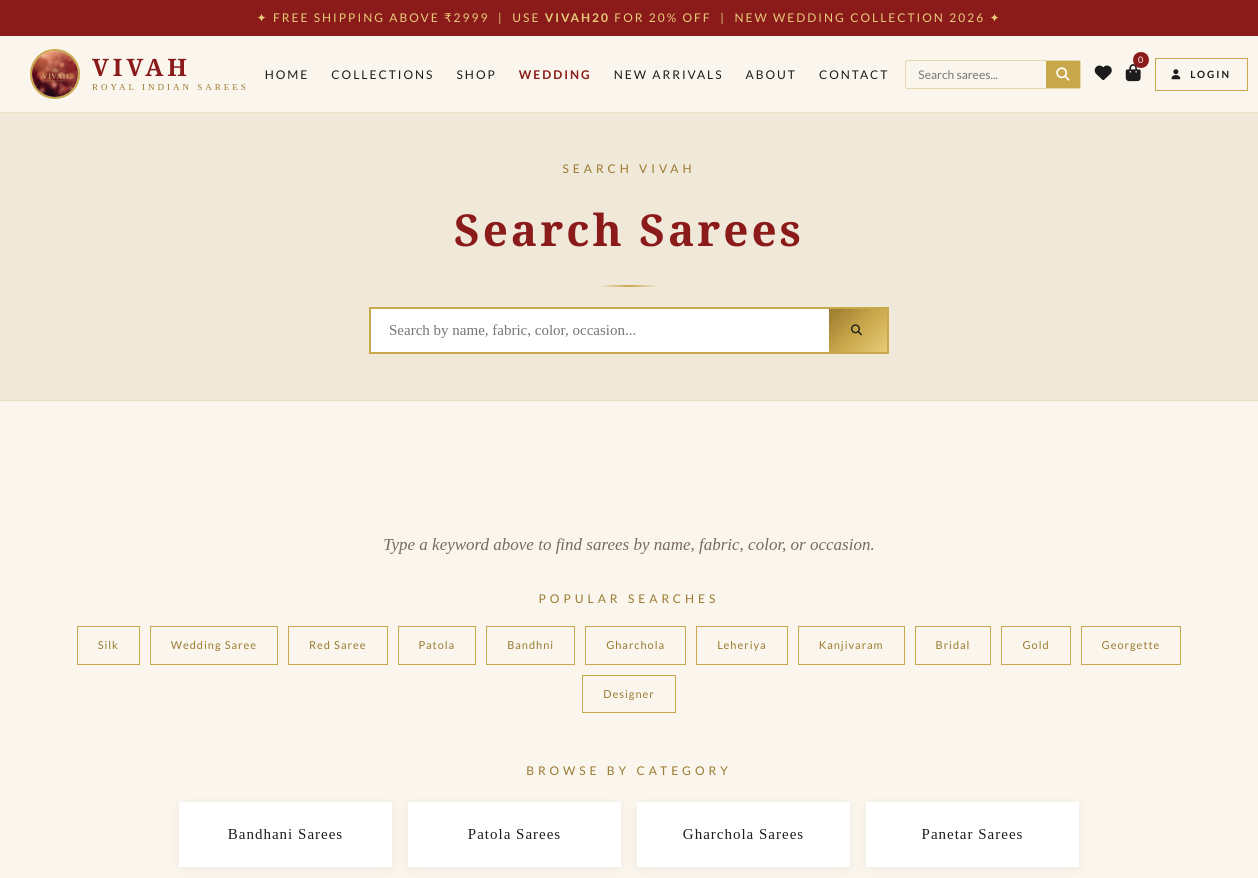
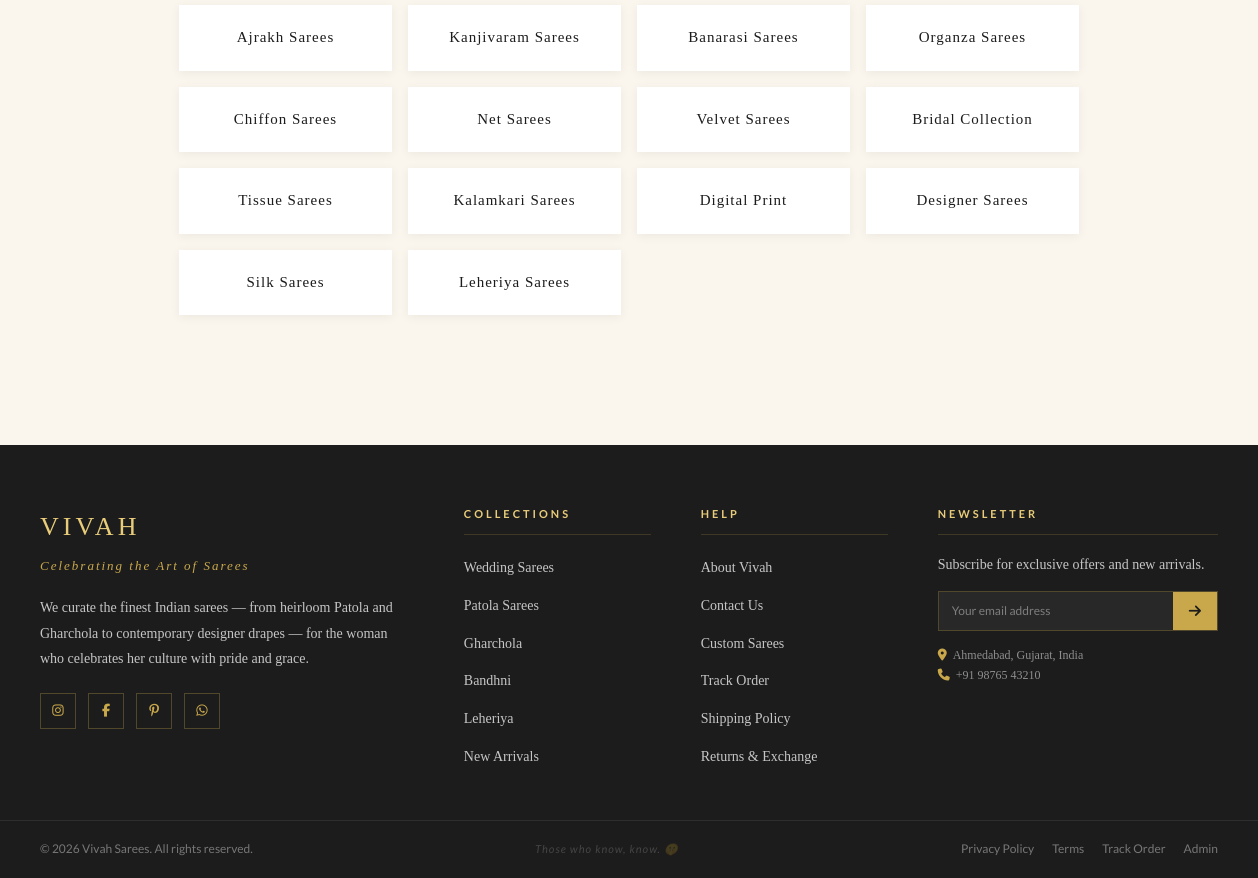
Screenshot of /search with the database file from the repository (2 pictures, top to bottom).
### app.py (models this page shows)
class Category(db.Model):
    id = db.Column(db.Integer, primary_key=True)
    name = db.Column(db.String(100), nullable=False)
    slug = db.Column(db.String(100), unique=True, nullable=False)
    description = db.Column(db.Text)
    image = db.Column(db.String(300))
    products = db.relationship('Product', backref='category', lazy=True)

### app.py (the view, shortened to what this page needs)
@app.route('/search')
def search():
    q = request.args.get('q','').strip()
    products = []
    categories = Category.query.all()
    wishlist = session.get('wishlist', [])
    return render_template('search.html', products=products, query=q, categories=categories, wishlist=wishlist)

### app.py (called while the page is built)
def current_user():
    uid = session.get('user_id')
    return User.query.get(uid) if uid else None

def is_admin(): return session.get('is_admin', False)

@app.context_processor
def inject_globals():
    user = current_user()
    cart_count = len(session.get('cart', []))
    wishlist_count = len(session.get('wishlist', []))
    return {'current_user': user, 'cart_count': cart_count,
            'wishlist_count': wishlist_count, 'is_admin': is_admin()}

### templates/search.html (shortened to what this page needs)
{% extends "base.html" %}
{% block content %}
<div style="background:var(--ivory-dark);padding:46px 40px;text-align:center;border-bottom:1px solid rgba(201,168,76,0.2);">
  <div class="section-label">Search Vivah</div>
  <h1 style="font-family:var(--font-heading);font-size:clamp(24px,4vw,44px);color:var(--crimson);letter-spacing:3px;">
    {% if query %}"{{ query }}"{% else %}Search Sarees{% endif %}
  </h1>
  <div class="section-divider"></div>
  <form action="{{ url_for('search') }}" method="GET" style="display:flex;justify-content:center;margin-top:20px;">
    <div style="display:flex;border:2px solid var(--gold);overflow:hidden;max-width:520px;width:100%;">
      <input type="text" name="q" value="{{ query }}" placeholder="Search by name, fabric, color, occasion..." autofocus
        style="flex:1;padding:13px 18px;border:none;background:white;font-family:var(--font-body);font-size:15px;outline:none;" />
      <button type="submit" class="btn btn-gold" style="border-radius:0;padding:13px 22px;"><i class="fas fa-search"></i></button>
    </div>
  </form>
</div>
<section class="section">
  <div class="container">
    {% if query %}
      {% if products %}
        <p style="font-family:var(--font-sans);font-size:13px;color:var(--warm-gray);margin-bottom:28px;letter-spacing:1px;">
          <i class="fas fa-check-circle" style="color:green;margin-right:6px;"></i>
          {{ products|length }} result{{ 's' if products|length != 1 }} found for "<strong>{{ query }}</strong>"
        </p>
        <div class="products-grid">
          {% for product in products %}
          <div class="product-card">
            <div class="product-img-wrap">
              {% if product.image %}
                <img src="{{ url_for('static', filename='images/products/' + product.image) }}" alt="{{ product.name }}" />
              {% else %}
                <div class="product-img-placeholder"><i class="fas fa-image"></i><span>{{ product.fabric or 'Saree' }}</span></div>
              {% endif %}
              <div class="product-badges">
                {% if product.is_new_arrival %}<span class="badge badge-new">New</span>{% endif %}
                {% if product.is_wedding %}<span class="badge badge-wedding">Wedding</span>{% endif %}
              </div>
              <div class="product-actions-hover">
                <button onclick="addToCart({{ product.id }})"><i class="fas fa-shopping-bag"></i> Add</button>
                <button onclick="window.location='/product/{{ product.id }}'"><i class="fas fa-eye"></i> View</button>
              </div>
            </div>
            <div class="product-info">
              <div class="category-tag">{{ product.category.name if product.category else 'Saree' }}</div>
              <h3>{{ product.name }}</h3>
              <div class="product-price">
                <span class="price-current">₹{{ "{:,.0f}".format(product.price) }}</span>
                {% if product.original_price and product.original_price > product.price %}<span class="price-original">₹{{ "{:,.0f}".format(product.original_price) }}</span>{% endif %}
              </div>
              {% if product.fabric %}<span class="product-fabric-tag">{{ product.fabric }}</span>{% endif %}
            </div>
          </div>
          {% endfor %}
        </div>
      {% else %}
        <div style="text-align:center;padding:80px 20px;">
          <i class="fas fa-search" style="font-size:64px;color:var(--gold);display:block;margin-bottom:20px;"></i>
          <h3 style="font-family:var(--font-heading);font-size:28px;color:var(--charcoal);margin-bottom:12px;">No results for "{{ query }}"</h3>
          <p style="color:var(--warm-gray);margin-bottom:30px;">Try different keywords — fabric, color, occasion, or category name.</p>
          <a href="{{ url_for('collections') }}" class="btn btn-gold">Browse All Collections</a>
        </div>
        <div style="margin-top:40px;text-align:center;">
          <div class="section-label">Try Searching For</div>
          <div style="display:flex;gap:10px;justify-content:center;flex-wrap:wrap;margin-top:14px;">
            {% for tag in ['Silk','Wedding','Red','Patola','Bandhni','Gharchola','Leheriya','Kanjivaram','Georgette','Gold'] %}
            <a href="{{ url_for('search') }}?q={{ tag }}"
               style="padding:8px 18px;border:1.5px solid var(--gold);font-family:var(--font-sans);font-size:11px;letter-spacing:1px;color:var(--gold-dark);transition:var(--transition);"
               onmouseover="this.style.background='var(--gold)';this.style.color='var(--charcoal)'"
               onmouseout="this.style.background='';this.style.color='var(--gold-dark)'">{{ tag }}</a>
            {% endfor %}
          </div>
        </div>
      {% endif %}
    {% else %}
      <div style="text-align:center;padding:50px 20px;">
        <p style="color:var(--warm-gray);font-size:17px;font-style:italic;margin-bottom:30px;">Type a keyword above to find sarees by name, fabric, color, or occasion.</p>
        <div class="section-label">Popular Searches</div>
        <div style="display:flex;gap:10px;justify-content:center;flex-wrap:wrap;margin-top:16px;">
          {% for tag in ['Silk','Wedding Saree','Red Saree','Patola','Bandhni','Gharchola','Leheriya','Kanjivaram','Bridal','Gold','Georgette','Designer'] %}
          <a href="{{ url_for('search') }}?q={{ tag }}"
             style="padding:9px 20px;border:1.5px solid var(--gold);font-family:var(--font-sans);font-size:11px;letter-spacing:1px;color:var(--gold-dark);transition:var(--transition);"
             onmouseover="this.style.background='var(--gold)';this.style.color='var(--charcoal)'"
             onmouseout="this.style.background='';this.style.color='var(--gold-dark)'">{{ tag }}</a>
          {% endfor %}
        </div>
        <div style="margin-top:48px;">
          <div class="section-label">Browse by Category</div>
          <div style="display:grid;grid-template-columns:repeat(auto-fill,minmax(180px,1fr));gap:16px;margin-top:20px;max-width:900px;margin-left:auto;margin-right:auto;">
            {% if categories %}{% for cat in categories %}
            <a href="{{ url_for('collection_detail', slug=cat.slug) }}"
               style="background:white;padding:20px;text-align:center;box-shadow:0 2px 10px rgba(0,0,0,0.06);font-family:var(--font-heading);font-size:15px;color:var(--charcoal);letter-spacing:1px;transition:var(--transition);"
               onmouseover="this.style.color='var(--crimson)';this.style.boxShadow='0 4px 20px rgba(0,0,0,0.12)'"
               onmouseout="this.style.color='var(--charcoal)';this.style.boxShadow='0 2px 10px rgba(0,0,0,0.06)'">
              {{ cat.name }}
            </a>
            {% endfor %}{% endif %}
          </div>
        </div>
      </div>
    {% endif %}
  </div>
</section>
{% endblock %}

### templates/base.html (style rules this page uses)
:root { --gold: #C9A84C; --gold-light: #E8CC7A; --gold-dark: #9A7A2E; --crimson: #8B1A1A; --crimson-light: #B22222; --ivory: #FAF6EE; --ivory-dark: #F0E9DA; --charcoal: #1C1C1C; --charcoal-light: #333333; --warm-gray: #7A6A5A; --font-heading: 'Cinzel', serif; --font-body: 'Cormorant Garamond', serif; --font-sans: 'Lato', sans-serif; --shadow: 0 4px 30px rgba(0,0,0,0.12); --shadow-gold: 0 4px 20px rgba(201,168,76,0.3); --transition: all 0.35s cubic-bezier(0.25,0.46,0.45,0.94); }
*,*::before,*::after { box-sizing:border-box;margin:0;padding:0 }
html { scroll-behavior:smooth }
body { font-family:var(--font-body);background:var(--ivory);color:var(--charcoal);font-size:17px;line-height:1.7;overflow-x:hidden }
a { text-decoration:none;color:inherit;transition:var(--transition) }
.section { padding:80px 40px }
.container { max-width:1400px;margin:0 auto }
.section-label { font-family:var(--font-sans);font-size:12px;letter-spacing:4px;text-transform:uppercase;color:var(--gold-dark);margin-bottom:12px }
.section-divider { width:60px;height:2px;background:linear-gradient(90deg,transparent,var(--gold),transparent);margin:18px auto }
.btn { display:inline-flex;align-items:center;gap:8px;padding:13px 30px;font-family:var(--font-sans);font-size:11px;letter-spacing:3px;text-transform:uppercase;font-weight:700;border:none;cursor:pointer;transition:var(--transition);position:relative;overflow:hidden }
.btn-gold { background:linear-gradient(135deg,var(--gold-dark),var(--gold),var(--gold-light));color:var(--charcoal) }

### rows the page displays
Category: name "Bandhani Sarees"
Category: name "Patola Sarees"
Category: name "Gharchola Sarees"
Category: name "Panetar Sarees"
Category: name "Ajrakh Sarees"
Category: name "Kanjivaram Sarees"
Category: name "Banarasi Sarees"
Category: name "Organza Sarees"
Category: name "Chiffon Sarees"
Category: name "Net Sarees"
Category: name "Velvet Sarees"
Category: name "Bridal Collection"
Category: name "Tissue Sarees"
Category: name "Kalamkari Sarees"
Category: name "Digital Print"
Category: name "Designer Sarees"
Category: name "Silk Sarees"
Category: name "Leheriya Sarees"

### other values shown
{{ cart_count }} "0"
{{ tag }} "Silk" "Wedding Saree" "Red Saree" "Patola" "Bandhni" "Gharchola" "Leheriya" "Kanjivaram" "Bridal" "Gold" "Georgette" "Designer"
